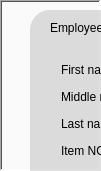
   <widget class="QFrame" name="frameAdd_2">
    <property name="geometry">
     <rect>
      <x>930</x>
      <y>140</y>
      <width>101</width>
      <height>171</height>
     </rect>
    </property>
    <property name="styleSheet">
     <string notr="true">*{background-color: rgb(250,250,250);
font: 10pt &quot;Impact&quot;;
color:black;

}
#frame_4{

background-color: rgb(0, 0, 0,32);
color:white;
border-radius:20px;
}
QLabel{
background:transparent;
}
#frame_8{
background:transparent;
border:1px solid black;
border-radius:10px;

}
#groupBox_7{
background:transparent;
border:1px solid black;
border-radius:8px
}
QLineEdit{
background:transparent;
border-bottom:2px solid  rgb(0,0,0,170);
border-radius:5px;
font-size:9pt;
font-family:century gothic;
}
QLineEdit:hover{
background-color: rgb(186, 186, 186);
}
#comboBox_3{
font-family:century gothic;
}
#pushmenuin1{
background-color: rgb(255, 255, 255,40);
}

#pushmenuin1:hover{
background-color: rgb(255, 255, 255);
}
#pushbrowsepic{
background-color: rgb(170, 0, 0);
border-radius:5px;
border-bottom:3px solid rgb(104, 0, 0);
border-right:3px solid  rgb(104, 0, 0);
transition: all 1s;
color:white;
}
#pushbrowsepic:hover{
background-color: rgb(255, 85, 0);
border-bottom:3px solid rgb(130, 43, 0);
border-right:3px solid rgb(130, 43, 0);
}
#pushtakephoto{
background-color: rgb(170, 0, 0);
border-radius:5px;
border-bottom:3px solid rgb(104, 0, 0);
border-right:3px solid  rgb(104, 0, 0);
transition: all 1s;
color:white;
}
#pushtakephoto:hover{
background-color: rgb(255, 85, 0);
border-bottom:3px solid rgb(130, 43, 0);
border-right:3px solid rgb(130, 43, 0);
}
#pushAdd{
background-color: rgb(170, 0, 0);
border-radius:5px;
border-bottom:3px solid rgb(104, 0, 0);
border-right:3px solid  rgb(104, 0, 0);
transition: all 1s;
color:white;
}
#pushAdd:hover{
background-color: rgb(255, 85, 0);
border-bottom:3px solid rgb(130, 43, 0);
border-right:3px solid rgb(130, 43, 0);
}
#textEdit{
border:1px solid black;
border-radius:8px;
font-size:9pt;
font-family:century gothic;

}
#label_2{
font-size:8pt;
font-family:century gothic,bold;

}</string>
    </property>
    <property name="frameShape">
     <enum>QFrame::WinPanel</enum>
    </property>
    <property name="frameShadow">
     <enum>QFrame::Sunken</enum>
    </property>
    <widget class="QFrame" name="frame_4">
     <property name="geometry">
      <rect>
       <x>30</x>
       <y>10</y>
       <width>841</width>
       <height>451</height>
      </rect>
     </property>
     <property name="styleSheet">
      <string notr="true">#frame_4{

background-color: rgb(0, 0, 0,32);
color:white;
border-radius:20px;
}</string>
     </property>
     <widget class="QLabel" name="label_53">
      <property name="geometry">
       <rect>
        <x>31</x>
        <y>51</y>
        <width>80</width>
        <height>17</height>
       </rect>
      </property>
      <property name="styleSheet">
       <string notr="true">font: 9pt &quot;Arial Black&quot;;</string>
      </property>
      <property name="text">
       <string>First name*:</string>
      </property>
     </widget>
     <widget class="QLabel" name="label_54">
      <property name="geometry">
       <rect>
        <x>31</x>
        <y>78</y>
        <width>87</width>
        <height>17</height>
       </rect>
      </property>
      <property name="styleSheet">
       <string notr="true">font: 9pt &quot;Arial Black&quot;;</string>
      </property>
      <property name="text">
       <string>Middle name:</string>
      </property>
     </widget>
     <widget class="QLabel" name="label_55">
      <property name="geometry">
       <rect>
        <x>31</x>
        <y>105</y>
        <width>79</width>
        <height>17</height>
       </rect>
      </property>
      <property name="styleSheet">
       <string notr="true">font: 9pt &quot;Arial Black&quot;;</string>
      </property>
      <property name="text">
       <string>Last name*:</string>
      </property>
     </widget>
     <widget class="QGroupBox" name="groupBox_7">
      <property name="geometry">
       <rect>
        <x>40</x>
        <y>190</y>
        <width>181</width>
        <height>51</height>
       </rect>
      </property>
      <property name="styleSheet">
       <string notr="true">font: 10pt &quot;Impact&quot;;</string>
      </property>
      <property name="title">
       <string>Gender*</string>
      </property>
      <widget class="QRadioButton" name="radioMale_3">
       <property name="geometry">
        <rect>
         <x>10</x>
         <y>20</y>
         <width>82</width>
         <height>17</height>
        </rect>
       </property>
       <property name="text">
        <string>Male</string>
       </property>
      </widget>
      <widget class="QRadioButton" name="radioFemale_3">
       <property name="geometry">
        <rect>
         <x>70</x>
         <y>20</y>
         <width>61</width>
         <height>17</height>
        </rect>
       </property>
       <property name="text">
        <string>Female</string>
       </property>
      </widget>
     </widget>
     <widget class="QLabel" name="label_57">
      <property name="geometry">
       <rect>
        <x>21</x>
        <y>241</y>
        <width>88</width>
        <height>17</height>
       </rect>
      </property>
      <property name="styleSheet">
       <string notr="true">font: 9pt &quot;Arial Black&quot;;</string>
      </property>
      <property name="text">
       <string>Designation*:</string>
      </property>
     </widget>
     <widget class="QLabel" name="label_58">
      <property name="geometry">
       <rect>
        <x>21</x>
        <y>270</y>
        <width>96</width>
        <height>17</height>
       </rect>
      </property>
      <property name="styleSheet">
       <string notr="true">font: 9pt &quot;Arial Black&quot;;</string>
      </property>
      <property name="text">
       <string>Salary Grade*:</string>
      </property>
     </widget>
     <widget class="QLabel" name="label_59">
      <property name="geometry">
       <rect>
        <x>21</x>
        <y>299</y>
        <width>112</width>
        <height>17</height>
       </rect>
      </property>
      <property name="styleSheet">
       <string notr="true">font: 9pt &quot;Arial Black&quot;;</string>
      </property>
      <property name="text">
       <string>Step Increment*:</string>
      </property>
     </widget>
     <widget class="QLabel" name="label_60">
      <property name="geometry">
       <rect>
        <x>331</x>
        <y>41</y>
        <width>162</width>
        <height>17</height>
       </rect>
      </property>
      <property name="styleSheet">
       <string notr="true">font: 9pt &quot;Arial Black&quot;;</string>
      </property>
      <property name="text">
       <string>Date of Last Promotion*:</string>
      </property>
     </widget>
     <widget class="QLabel" name="label_61">
      <property name="geometry">
       <rect>
        <x>21</x>
        <y>328</y>
        <width>138</width>
        <height>17</height>
       </rect>
      </property>
      <property name="styleSheet">
       <string notr="true">font: 9pt &quot;Arial Black&quot;;</string>
      </property>
      <property name="text">
       <string>Employment Status*:</string>
      </property>
     </widget>
     <widget class="QComboBox" name="comboBox_3">
      <property name="geometry">
       <rect>
        <x>139</x>
        <y>351</y>
        <width>171</width>
        <height>18</height>
       </rect>
      </property>
      <property name="cursor">
       <cursorShape>PointingHandCursor</cursorShape>
      </property>
      <property name="styleSheet">
       <string notr="true">font: 10pt &quot;MS Shell Dlg 2&quot;;
color: rgb(255, 255, 255);
background-color: rgb(44, 44, 44);</string>
      </property>
      <item>
       <property name="text">
        <string>.....</string>
       </property>
      </item>
      <item>
       <property name="text">
        <string>TEACHING PERSONNEL</string>
       </property>
      </item>
      <item>
       <property name="text">
        <string>NON-TEACHING PERSONNEL</string>
       </property>
      </item>
      <item>
       <property name="text">
        <string>PART TIME</string>
       </property>
      </item>
      <item>
       <property name="text">
        <string>CONTRACT OF SERVICE</string>
       </property>
      </item>
      <item>
       <property name="text">
        <string>SEPARATED</string>
       </property>
      </item>
     </widget>
     <widget class="QLineEdit" name="lineFirstname_3">
      <property name="geometry">
       <rect>
        <x>124</x>
        <y>51</y>
        <width>191</width>
        <height>21</height>
       </rect>
      </property>
      <property name="maxLength">
       <number>60</number>
      </property>
      <property name="placeholderText">
       <string>Firstname(i.e. RICARDO)</string>
      </property>
     </widget>
     <widget class="QLineEdit" name="lineMid_3">
      <property name="geometry">
       <rect>
        <x>124</x>
        <y>78</y>
        <width>191</width>
        <height>21</height>
       </rect>
      </property>
      <property name="maxLength">
       <number>30</number>
      </property>
      <property name="placeholderText">
       <string>leave blank if No Middle name</string>
      </property>
     </widget>
     <widget class="QLineEdit" name="lineLastname_3">
      <property name="geometry">
       <rect>
        <x>124</x>
        <y>105</y>
        <width>191</width>
        <height>21</height>
       </rect>
      </property>
      <property name="maxLength">
       <number>30</number>
      </property>
      <property name="placeholderText">
       <string>Last name (i.e. DALISAY)</string>
      </property>
     </widget>
     <widget class="QLineEdit" name="lineDesignation_3">
      <property name="geometry">
       <rect>
        <x>139</x>
        <y>241</y>
        <width>171</width>
        <height>17</height>
       </rect>
      </property>
      <property name="maxLength">
       <number>50</number>
      </property>
      <property name="placeholderText">
       <string>Designation(letters only)</string>
      </property>
     </widget>
     <widget class="QLineEdit" name="lineSalaryg_3">
      <property name="geometry">
       <rect>
        <x>139</x>
        <y>270</y>
        <width>171</width>
        <height>17</height>
       </rect>
      </property>
      <property name="maxLength">
       <number>10</number>
      </property>
      <property name="placeholderText">
       <string>Salary Grade(numbers only)</string>
      </property>
     </widget>
     <widget class="QLineEdit" name="lineStepincre_3">
      <property name="geometry">
       <rect>
        <x>139</x>
        <y>299</y>
        <width>171</width>
        <height>17</height>
       </rect>
      </property>
      <property name="maxLength">
       <number>10</number>
      </property>
      <property name="placeholderText">
       <string>Step Increment(numbers only)</string>
      </property>
     </widget>
     <widget class="QFrame" name="frame_8">
      <property name="geometry">
       <rect>
        <x>380</x>
        <y>200</y>
        <width>351</width>
        <height>191</height>
       </rect>
      </property>
      <property name="styleSheet">
       <string notr="true"/>
      </property>
      <layout class="QGridLayout" name="gridLayout">
       <item row="5" column="0">
        <widget class="QLabel" name="label_66">
         <property name="styleSheet">
          <string notr="true">font: 9pt &quot;Arial Black&quot;;</string>
         </property>
         <property name="text">
          <string>PHILHEALTH*:</string>
         </property>
        </widget>
       </item>
       <item row="1" column="1">
        <widget class="QLineEdit" name="lineTin_3">
         <property name="maxLength">
          <number>9</number>
         </property>
         <property name="placeholderText">
          <string>Enter 9 digits only</string>
         </property>
        </widget>
       </item>
       <item row="2" column="0">
        <widget class="QLabel" name="label_63">
         <property name="styleSheet">
          <string notr="true">font: 9pt &quot;Arial Black&quot;;</string>
         </property>
         <property name="text">
          <string>GSIS*:</string>
         </property>
        </widget>
       </item>
       <item row="4" column="0">
        <widget class="QLabel" name="label_65">
         <property name="styleSheet">
          <string notr="true">font: 9pt &quot;Arial Black&quot;;</string>
         </property>
         <property name="text">
          <string>PAGIBIG*:</string>
         </property>
        </widget>
       </item>
       <item row="3" column="0">
        <widget class="QLabel" name="label_64">
         <property name="styleSheet">
          <string notr="true">font: 9pt &quot;Arial Black&quot;;</string>
         </property>
         <property name="text">
          <string>SSS*:</string>
         </property>
        </widget>
       </item>
       <item row="5" column="1">
        <widget class="QLineEdit" name="linePhil_3">
         <property name="text">
          <string/>
         </property>
         <property name="maxLength">
          <number>12</number>
         </property>
         <property name="placeholderText">
          <string>Enter 12 digits only</string>
         </property>
        </widget>
       </item>
       <item row="0" column="0" colspan="2">
        <widget class="QLabel" name="label_67">
         <property name="styleSheet">
          <string notr="true">font: 11pt &quot;Arial Black&quot;;</string>
         </property>
         <property name="text">
          <string>Employee's Benefit Informations</string>
         </property>
        </widget>
       </item>
       <item row="1" column="0">
        <widget class="QLabel" name="label_62">
         <property name="styleSheet">
          <string notr="true">font: 9pt &quot;Arial Black&quot;;</string>
         </property>
         <property name="text">
          <string>TIN*:</string>
         </property>
        </widget>
       </item>
       <item row="4" column="1">
        <widget class="QLineEdit" name="linePagibig_3">
         <property name="text">
          <string/>
         </property>
         <property name="maxLength">
          <number>12</number>
         </property>
         <property name="placeholderText">
          <string>Enter 12 digits only</string>
         </property>
        </widget>
       </item>
       <item row="3" column="1">
        <widget class="QLineEdit" name="lineSss_3">
         <property name="text">
          <string/>
         </property>
         <property name="maxLength">
          <number>10</number>
         </property>
         <property name="placeholderText">
          <string>Enter 10 digits only</string>
         </property>
        </widget>
       </item>
       <item row="2" column="1">
        <widget class="QLineEdit" name="lineGsis_3">
         <property name="text">
          <string/>
         </property>
         <property name="maxLength">
          <number>11</number>
         </property>
         <property name="placeholderText">
          <string>Enter 11 digits only</string>
         </property>
        </widget>
       </item>
      </layout>
     </widget>
     <widget class="QLabel" name="label_68">
      <property name="geometry">
       <rect>
        <x>331</x>
        <y>149</y>
        <width>48</width>
        <height>17</height>
       </rect>
      </property>
      <property name="styleSheet">
       <string notr="true">font: 9pt &quot;Arial Black&quot;;</string>
      </property>
      <property name="text">
       <string>Email*:</string>
      </property>
     </widget>
     <widget class="QLineEdit" name="lineEmail_3">
      <property name="geometry">
       <rect>
        <x>499</x>
        <y>149</y>
        <width>171</width>
        <height>21</height>
       </rect>
      </property>
      <property name="maxLength">
       <number>200</number>
      </property>
      <property name="placeholderText">
       <string>email(i.e. abc123@....)</string>
      </property>
     </widget>
     <widget class="QLabel" name="label_69">
      <property name="geometry">
       <rect>
        <x>331</x>
        <y>122</y>
        <width>107</width>
        <height>17</height>
       </rect>
      </property>
      <property name="styleSheet">
       <string notr="true">font: 9pt &quot;Arial Black&quot;;</string>
      </property>
      <property name="text">
       <string>Phone Number*:</string>
      </property>
     </widget>
     <widget class="QLineEdit" name="linePhone_7">
      <property name="geometry">
       <rect>
        <x>499</x>
        <y>122</y>
        <width>171</width>
        <height>21</height>
       </rect>
      </property>
      <property name="maxLength">
       <number>11</number>
      </property>
      <property name="placeholderText">
       <string>phone number(i.e.09............)</string>
      </property>
     </widget>
     <widget class="QPushButton" name="pushAdd">
      <property name="geometry">
       <rect>
        <x>500</x>
        <y>400</y>
        <width>111</width>
        <height>21</height>
       </rect>
      </property>
      <property name="cursor">
       <cursorShape>PointingHandCursor</cursorShape>
      </property>
      <property name="styleSheet">
       <string notr="true"/>
      </property>
      <property name="text">
       <string>Save</string>
      </property>
     </widget>
     <widget class="QLabel" name="label_70">
      <property name="geometry">
       <rect>
        <x>20</x>
        <y>10</y>
        <width>291</width>
        <height>16</height>
       </rect>
      </property>
      <property name="styleSheet">
       <string notr="true">font: 11pt &quot;Arial Black&quot;;</string>
      </property>
      <property name="text">
       <string>Employee's Personal Information</string>
      </property>
     </widget>
     <widget class="QLabel" name="label_71">
      <property name="geometry">
       <rect>
        <x>331</x>
        <y>95</y>
        <width>49</width>
        <height>17</height>
       </rect>
      </property>
      <property name="styleSheet">
       <string notr="true">font: 9pt &quot;Arial Black&quot;;</string>
      </property>
      <property name="text">
       <string>ID NO*:</string>
      </property>
     </widget>
     <widget class="QLineEdit" name="linePhone_8">
      <property name="geometry">
       <rect>
        <x>499</x>
        <y>95</y>
        <width>171</width>
        <height>21</height>
       </rect>
      </property>
      <property name="maxLength">
       <number>10</number>
      </property>
      <property name="placeholderText">
       <string>Employee ID(numbers only)</string>
      </property>
     </widget>
     <widget class="QLineEdit" name="linePhone_9">
      <property name="geometry">
       <rect>
        <x>124</x>
        <y>132</y>
        <width>191</width>
        <height>21</height>
       </rect>
      </property>
      <property name="maxLength">
       <number>10</number>
      </property>
      <property name="placeholderText">
       <string>numbers only</string>
      </property>
     </widget>
     <widget class="QLabel" name="label_72">
      <property name="geometry">
       <rect>
        <x>31</x>
        <y>132</y>
        <width>65</width>
        <height>17</height>
       </rect>
      </property>
      <property name="styleSheet">
       <string notr="true">font: 9pt &quot;Arial Black&quot;;</string>
      </property>
      <property name="text">
       <string>Item NO*:</string>
      </property>
     </widget>
     <widget class="QDateEdit" name="dateEdit">
      <property name="geometry">
       <rect>
        <x>499</x>
        <y>41</y>
        <width>171</width>
        <height>21</height>
       </rect>
      </property>
      <property name="cursor">
       <cursorShape>PointingHandCursor</cursorShape>
      </property>
      <property name="styleSheet">
       <string notr="true">font: 10pt &quot;Century Gothic&quot;;
font-color: black;</string>
      </property>
      <property name="maximumDateTime">
       <datetime>
        <hour>23</hour>
        <minute>59</minute>
        <second>59</second>
        <year>2099</year>
        <month>1</month>
        <day>1</day>
       </datetime>
      </property>
      <property name="minimumDateTime">
       <datetime>
        <hour>0</hour>
        <minute>0</minute>
        <second>0</second>
        <year>1901</year>
        <month>1</month>
        <day>1</day>
       </datetime>
      </property>
      <property name="displayFormat">
       <string>yyyy/MM/dd</string>
      </property>
      <property name="calendarPopup">
       <bool>true</bool>
      </property>
     </widget>
     <widget class="QPushButton" name="pushbrowsepic">
      <property name="geometry">
       <rect>
        <x>710</x>
        <y>110</y>
        <width>111</width>
        <height>23</height>
       </rect>
      </property>
      <property name="cursor">
       <cursorShape>PointingHandCursor</cursorShape>
      </property>
      <property name="styleSheet">
       <string notr="true">font: 8pt &quot;Impact&quot;;</string>
      </property>
      <property name="text">
       <string>Browse </string>
      </property>
     </widget>
     <widget class="QLabel" name="label_73">
      <property name="geometry">
       <rect>
        <x>331</x>
        <y>68</y>
        <width>140</width>
        <height>17</height>
       </rect>
      </property>
      <property name="styleSheet">
       <string notr="true">font: 9pt &quot;Arial Black&quot;;</string>
      </property>
      <property name="text">
       <string>First Day of Service*:</string>
      </property>
     </widget>
     <widget class="QDateEdit" name="dateEdit_2">
      <property name="geometry">
       <rect>
        <x>499</x>
        <y>68</y>
        <width>171</width>
        <height>21</height>
       </rect>
      </property>
      <property name="styleSheet">
       <string notr="true">font: 10pt &quot;Century Gothic&quot;;
font-color:black;</string>
      </property>
      <property name="maximumDateTime">
       <datetime>
        <hour>23</hour>
        <minute>59</minute>
        <second>59</second>
        <year>2099</year>
        <month>1</month>
        <day>1</day>
       </datetime>
      </property>
      <property name="minimumDateTime">
       <datetime>
        <hour>0</hour>
        <minute>0</minute>
        <second>0</second>
        <year>1901</year>
        <month>1</month>
        <day>1</day>
       </datetime>
      </property>
      <property name="displayFormat">
       <string>yyyy/MM/dd</string>
      </property>
      <property name="calendarPopup">
       <bool>true</bool>
      </property>
     </widget>
     <widget class="QLabel" name="label_77">
      <property name="geometry">
       <rect>
        <x>20</x>
        <y>400</y>
        <width>61</width>
        <height>20</height>
       </rect>
      </property>
      <property name="styleSheet">
       <string notr="true">font: 10pt &quot;Impact&quot;;</string>
      </property>
      <property name="text">
       <string>Remarks:</string>
      </property>
     </widget>
     <widget class="QTextEdit" name="textEdit">
      <property name="geometry">
       <rect>
        <x>80</x>
        <y>380</y>
        <width>231</width>
        <height>61</height>
       </rect>
      </property>
      <property name="placeholderText">
       <string>type the remarks here</string>
      </property>
     </widget>
     <widget class="QLabel" name="label_2">
      <property name="geometry">
       <rect>
        <x>350</x>
        <y>10</y>
        <width>371</width>
        <height>16</height>
       </rect>
      </property>
      <property name="text">
       <string>note: all fields  that has  asterisk '*' should not leave empty</string>
      </property>
     </widget>
     <widget class="Line" name="line">
      <property name="geometry">
       <rect>
        <x>320</x>
        <y>0</y>
        <width>1</width>
        <height>461</height>
       </rect>
      </property>
      <property name="styleSheet">
       <string notr="true">background-color: black;
</string>
      </property>
      <property name="orientation">
       <enum>Qt::Vertical</enum>
      </property>
     </widget>
     <widget class="QLabel" name="label">
      <property name="geometry">
       <rect>
        <x>710</x>
        <y>10</y>
        <width>111</width>
        <height>101</height>
       </rect>
      </property>
      <property name="styleSheet">
       <string notr="true">background-color: rgb(255, 255, 255);</string>
      </property>
      <property name="text">
       <string>            1X1 Picture*</string>
      </property>
      <property name="scaledContents">
       <bool>true</bool>
      </property>
     </widget>
     <widget class="Line" name="line_2">
      <property name="geometry">
       <rect>
        <x>320</x>
        <y>180</y>
        <width>521</width>
        <height>1</height>
       </rect>
      </property>
      <property name="styleSheet">
       <string notr="true">background-color: rgb(0, 0, 0);</string>
      </property>
      <property name="orientation">
       <enum>Qt::Horizontal</enum>
      </property>
     </widget>
     <widget class="QDateEdit" name="dateEdit_3">
      <property name="geometry">
       <rect>
        <x>124</x>
        <y>159</y>
        <width>161</width>
        <height>21</height>
       </rect>
      </property>
      <property name="cursor">
       <cursorShape>PointingHandCursor</cursorShape>
      </property>
      <property name="styleSheet">
       <string notr="true">font: 10pt &quot;Century Gothic&quot;;
font-color:black;</string>
      </property>
      <property name="maximumDateTime">
       <datetime>
        <hour>23</hour>
        <minute>59</minute>
        <second>59</second>
        <year>2099</year>
        <month>1</month>
        <day>1</day>
       </datetime>
      </property>
      <property name="minimumDateTime">
       <datetime>
        <hour>0</hour>
        <minute>0</minute>
        <second>0</second>
        <year>1901</year>
        <month>1</month>
        <day>1</day>
       </datetime>
      </property>
      <property name="displayFormat">
       <string>yyyy/MM/dd</string>
      </property>
      <property name="calendarPopup">
       <bool>true</bool>
      </property>
     </widget>
     <widget class="QLabel" name="label_56">
      <property name="geometry">
       <rect>
        <x>31</x>
        <y>159</y>
        <width>66</width>
        <height>17</height>
       </rect>
      </property>
      <property name="styleSheet">
       <string notr="true">font: 9pt &quot;Arial Black&quot;;</string>
      </property>
      <property name="text">
       <string>Birthday*:</string>
      </property>
     </widget>
    </widget>
   </widget>
